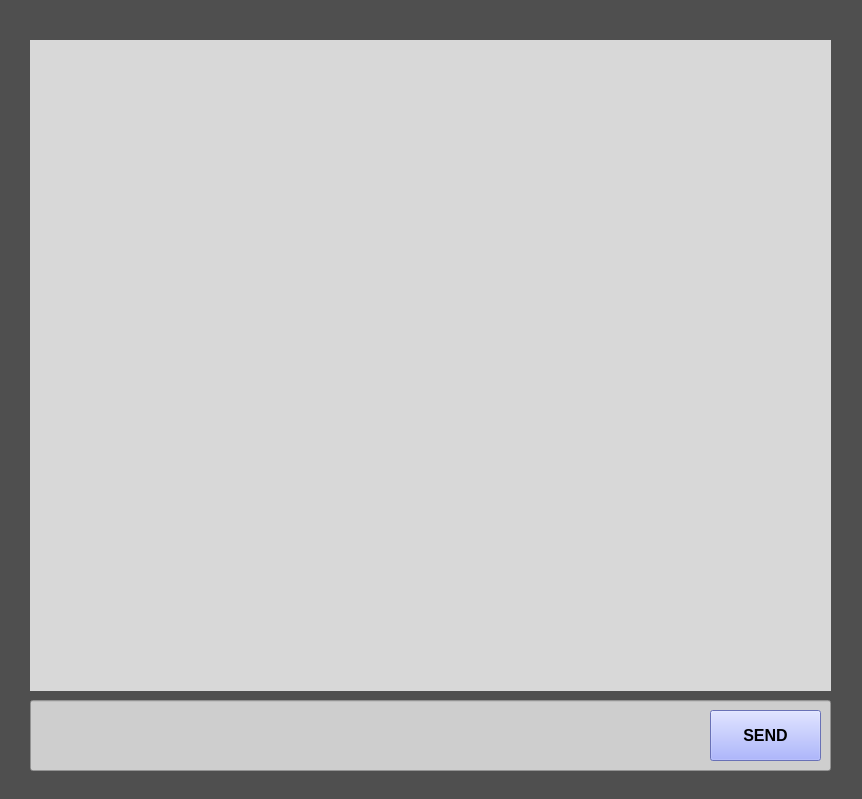
<?xml version="1.0" encoding="UTF-8"?>
<ui version="4.0">
 <class>Form</class>
 <widget class="QWidget" name="Form">
  <property name="geometry">
   <rect>
    <x>0</x>
    <y>0</y>
    <width>862</width>
    <height>799</height>
   </rect>
  </property>
  <property name="windowTitle">
   <string>Form</string>
  </property>
  <property name="styleSheet">
   <string notr="true">background-color: rgb(79, 79, 79);</string>
  </property>
  <widget class="QTextEdit" name="chat">
   <property name="geometry">
    <rect>
     <x>30</x>
     <y>40</y>
     <width>801</width>
     <height>651</height>
    </rect>
   </property>
   <property name="font">
    <font>
     <pointsize>14</pointsize>
    </font>
   </property>
   <property name="styleSheet">
    <string notr="true">background-color: rgb(216, 216, 216);</string>
   </property>
   <property name="frameShape">
    <enum>QFrame::NoFrame</enum>
   </property>
   <property name="frameShadow">
    <enum>QFrame::Sunken</enum>
   </property>
  </widget>
  <widget class="QLineEdit" name="prompt">
   <property name="geometry">
    <rect>
     <x>30</x>
     <y>700</y>
     <width>801</width>
     <height>71</height>
    </rect>
   </property>
   <property name="font">
    <font>
     <pointsize>16</pointsize>
    </font>
   </property>
   <property name="styleSheet">
    <string notr="true">background-color: rgb(254, 254, 254);
background-color: rgb(206, 206, 206);</string>
   </property>
  </widget>
  <widget class="QPushButton" name="send_button">
   <property name="geometry">
    <rect>
     <x>710</x>
     <y>710</y>
     <width>111</width>
     <height>51</height>
    </rect>
   </property>
   <property name="font">
    <font>
     <pointsize>12</pointsize>
     <weight>75</weight>
     <bold>true</bold>
    </font>
   </property>
   <property name="styleSheet">
    <string notr="true">background-color: rgb(0, 98, 255);
background-color: rgb(147, 158, 255);</string>
   </property>
   <property name="text">
    <string>SEND</string>
   </property>
  </widget>
 </widget>
 <resources/>
 <connections/>
</ui>
